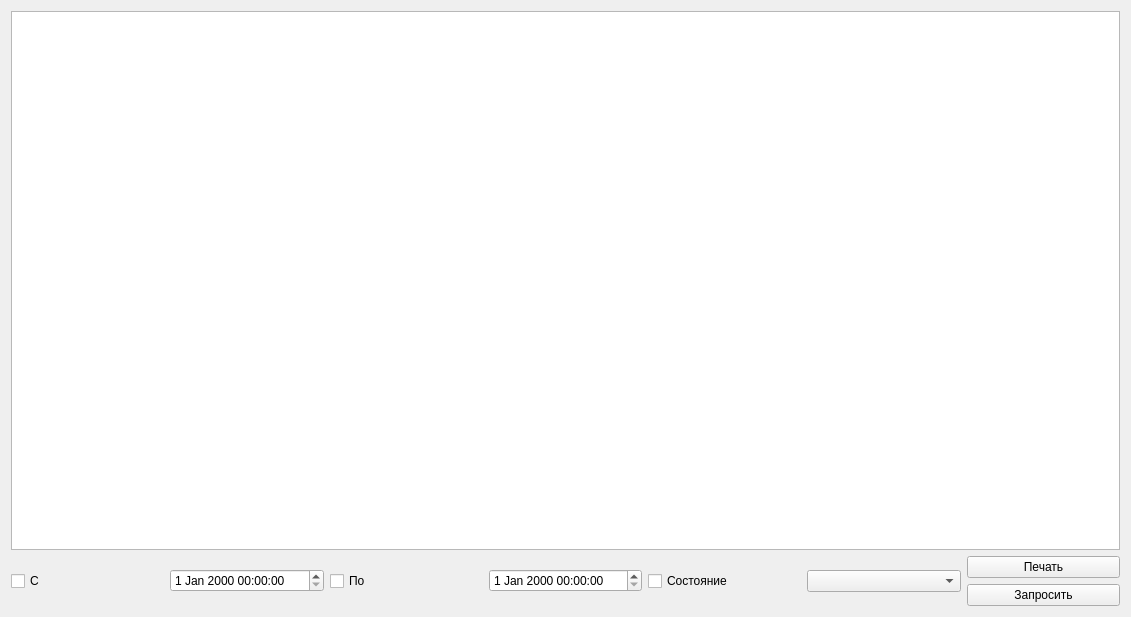
<?xml version="1.0" encoding="UTF-8"?>
<ui version="4.0">
 <class>showHistoryForm</class>
 <widget class="QWidget" name="showHistoryForm">
  <property name="geometry">
   <rect>
    <x>0</x>
    <y>0</y>
    <width>1131</width>
    <height>617</height>
   </rect>
  </property>
  <property name="windowTitle">
   <string>Form</string>
  </property>
  <layout class="QVBoxLayout" name="verticalLayout_3">
   <item>
    <layout class="QVBoxLayout" name="verticalLayout">
     <item>
      <widget class="QTableView" name="tableView"/>
     </item>
     <item>
      <layout class="QHBoxLayout" name="horizontalLayout">
       <item>
        <widget class="QCheckBox" name="checkBox">
         <property name="text">
          <string>С</string>
         </property>
        </widget>
       </item>
       <item>
        <widget class="QDateTimeEdit" name="dateTimeEdit"/>
       </item>
       <item>
        <widget class="QCheckBox" name="checkBox_2">
         <property name="layoutDirection">
          <enum>Qt::LeftToRight</enum>
         </property>
         <property name="text">
          <string>По</string>
         </property>
        </widget>
       </item>
       <item>
        <widget class="QDateTimeEdit" name="dateTimeEdit_2"/>
       </item>
       <item>
        <widget class="QCheckBox" name="checkBox_3">
         <property name="text">
          <string>Состояние</string>
         </property>
        </widget>
       </item>
       <item>
        <widget class="QComboBox" name="comboBox"/>
       </item>
       <item>
        <layout class="QVBoxLayout" name="verticalLayout_2">
         <item>
          <widget class="QPushButton" name="pushButton_2">
           <property name="text">
            <string>Печать</string>
           </property>
          </widget>
         </item>
         <item>
          <widget class="QPushButton" name="pushButton">
           <property name="text">
            <string>Запросить</string>
           </property>
          </widget>
         </item>
        </layout>
       </item>
      </layout>
     </item>
    </layout>
   </item>
  </layout>
 </widget>
 <resources/>
 <connections/>
</ui>
